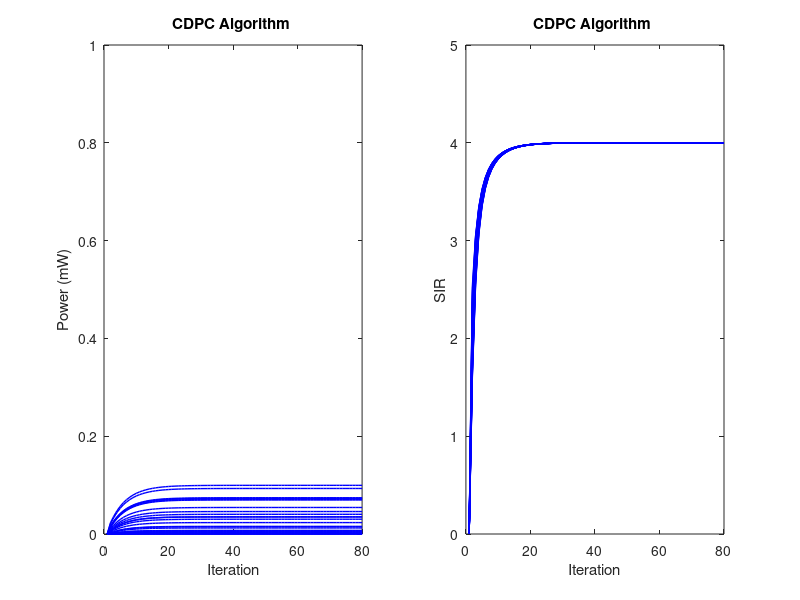
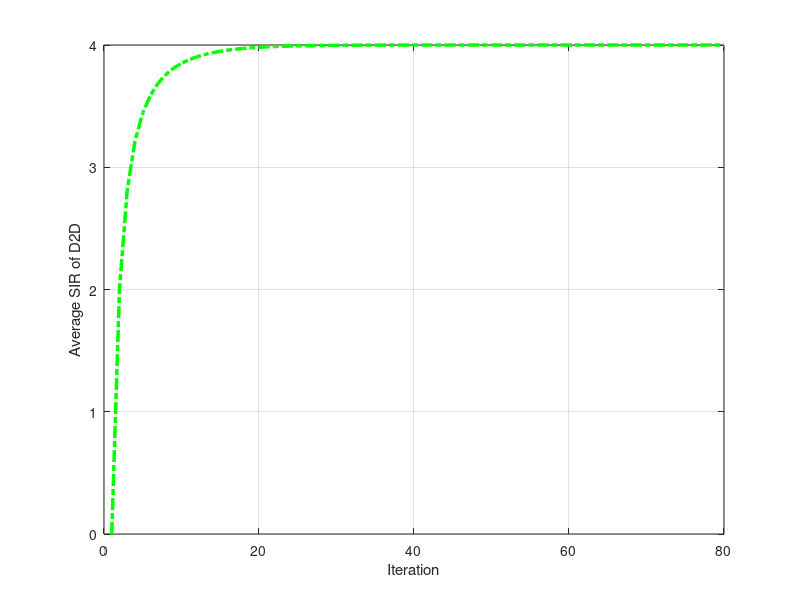
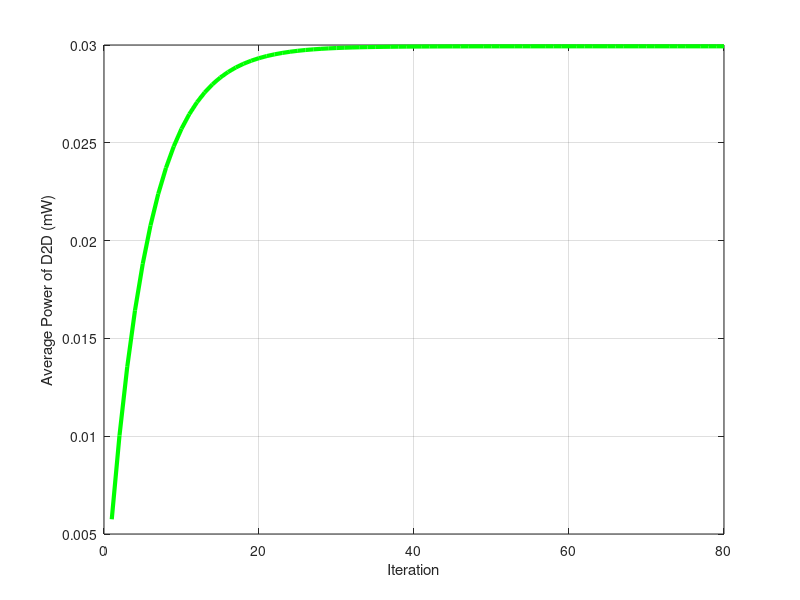

Source code (MATLAB) for these figures, in order:
clc
clear;
noOfNodes = 30;
rand('state', 0);
sig2=0.2e-16;
pmax=1e-3;
%c=550000000;
c=1;
b=10000;
pc=0;
sirsu_tar=5;
%d=r:100:1000;
d=rand(1,noOfNodes)*2000;
d=sort(d);
h=1./(d.^4);
pow_ini=ones(1,noOfNodes)*2.22e-16;
p=pow_ini;
for t=1:80
    pow=p;
for i=1:noOfNodes
    sump(i)=p*h';
    sir(i)=128*p(i)*h(i)/(sump(i)-p(i)*h(i)+sig2);
    %p(i)=(sirsu_tar/sir(i))*pow(i)-c*(pow(i)/sir(i))^2;
    %p(i)=(sirsu_tar/sir(i))*pow(i)-c*(10^(0.05*h(i,j)))*(pow(i)/sir(i));
    %p(i)=(sirsu_tar/sir(i))*pow(i)-g*((h(i)^(-0.25))-(max(h))^(-0.25))*pow(i)/sir(i);
    x(i)=pow(i)/sir(i);
    %p(i)=(sirsu_tar/sir(i))*pow(i);
    sigmoid_factor(i) = 2/(1+exp(-2.*((b/c).*(sir(i)/h(i)))))-1;
    p(i)=(sirsu_tar.*x(i))-x(i).*sigmoid_factor(i);
    p(i)=min(p(i),pmax);
    pt(i,t)=pow(i);
    sirt(i,t)=sir(i);
    end
av_pow(t)=sum(p)/noOfNodes;
t1(t)=t;
sir_su(t)=sum(sir)/noOfNodes;
if norm(pow - p) <= 1.0e-20
        break;
end
end
%sump
sir;
av_sir=sum(sir)/noOfNodes;
av_p=sum(p)/noOfNodes;
p;
t;
for i=1:noOfNodes
    prec(i)=p(i)*h(i);
    %jcost(i)=b*p(i)+c*(sirsu_tar-sir(i))^2;
    %jcost(i)=(sirsu_tar-sir(i))^(2)+b*p(i);
    sigmoid_factor(i) = 2/(1+exp(-2.*((b/c).*(sir(i)/h(i)))))-1;
    jcost(i)=(2*h(i)/sir(i))*sigmoid_factor(i)+c*(sirsu_tar-sir(i))^2;
end
%prec
figure(2)
cc=hsv(noOfNodes);

for i=1:noOfNodes
    subplot(1,2,1)
    plot(t1,pt(i,:)*1000,'b - ','LineWidth',1)
    xlabel('Iteration')
    ylabel('Power (mW)')
    title('CDPC Algorithm ')
    axis([0 80 0 1])
    hold on
    subplot(1,2,2)
    plot(t1,sirt(i,:),'b -','LineWidth',1)
    xlabel('Iteration')
    ylabel('SIR')
    title('CDPC Algorithm ')
    axis([0 80 0 5])
    hold on

end

set(gcf, 'Color', 'w');
figure(3)
plot(t1,sir_su,'g -.','LineWidth',2.5,'MarkerSize',5)
   xlabel('Iteration')
   ylabel('Average SIR of D2D')
   %title('Equilibrium Power ')
  % box off, axis xy
   hold on
   grid on
   %axis([0 300 4 5])
   set(gcf, 'Color', 'w');
   figure(4)
%subplot(2,2,3)
plot(t1,av_pow*1000,'g -','LineWidth',3)
   xlabel('Iteration')
   ylabel('Average Power of D2D (mW)')
   %title('Equilibrium Power ')
   %box off, axis xy
   %legend ('CDPC Algorithm')
   hold on
   grid on
   
   %axis([0 300 4 5])
 %  sir=sort(sir)
 p=sort(p);  
 n=1:20;
 set(gcf, 'Color', 'w');
  